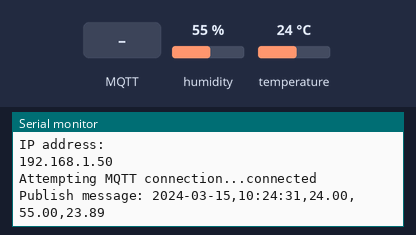
This sketch was run on a simulated ESP8266 (NodeMCU). On the bench: the last lines printed to the serial monitor. Inputs (shaded band) come from the test bench; at power-on: humidity 55 %, temperature 24 °C. WiFi joins after 1.5 s; servers stay silent unless stated; the local clock reads 2024-03-15 10:24:30 at power-on unless the sketch sets it; no MQTT or app messages arrive unless stated.

Above: at 2.7 s.
2.8 s: MQTT message "1" arrives on the first subscribed topic
13.0 s: MQTT message "on" arrives on the first subscribed topic
23.0 s: MQTT message "off" arrives on the first subscribed topic
33.0 s: humidity set to 22 %
At 34.1 s:
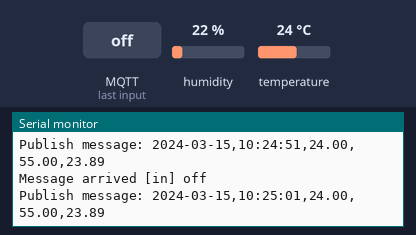
38.0 s: temperature set to 12 °C
At 42.7 s:
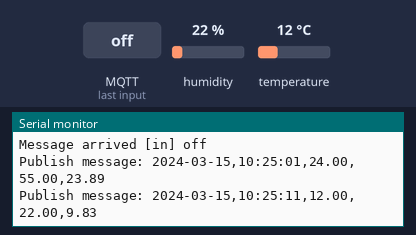
43.0 s: humidity set to 40 %
Timing chart, 0 to 46.0 s (numbered marks = the images above; inputs shaded):
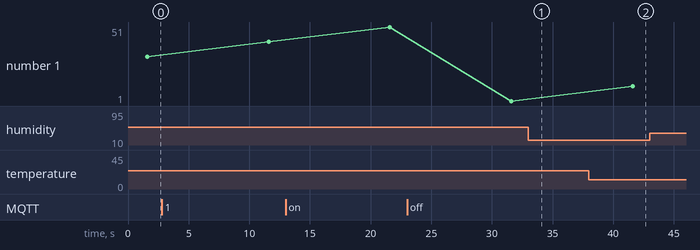

Measured:
- after the input at 38.0 s, the serial monitor: prints a new line after 3.6 s (image 2)

The sketch:

mqtt_ntp_dht.ino
```cpp
#include <ESP8266WiFi.h>
#include <time.h>                       // time() ctime()
#include <sys/time.h>                   // struct timeval
#include <coredecls.h>                  // settimeofday_cb()
#include <PubSubClient.h>
#include <DHTesp.h>

#define TZ              -5      // (utc+) TZ in hours
#define DST_MN           0      // use 60mn for summer time in some countries

#define RTC_TEST     1510592825 // 1510592825 = Monday 13 November 2017 17:07:05 UTC

#define TZ_MN           ((TZ)*60)
#define TZ_SEC          ((TZ)*3600)
#define DST_SEC         ((DST_MN)*60)

#define DHT_PORT        2

// Update these with values suitable for your network.
const char* ssid = "";
const char* password = "";

// MQTT settings
const char* mqtt_server = "";
const int   mqtt_port = 12051;
const char* mqtt_user = "";
const char* mqtt_password = "";
const char* mqtt_in_topic = "in";
const char* mqtt_out_topic = "out";

WiFiClient espClient;
PubSubClient client(espClient);

DHTesp* dht;

// Time NTP variables
timeval cbtime;           // time set in callback
bool cbtime_set = false;

void time_is_set(void) {
  gettimeofday(&cbtime, NULL);
  cbtime_set = true;
  Serial.println("------------------ settimeofday() was called ------------------");
}

void setup() {
  // Config the NTP
  configTime(TZ_SEC, DST_SEC, "pool.ntp.org");

  // Initialize the BUILTIN_LED pin as an output
  //pinMode(BUILTIN_LED, OUTPUT);

  Serial.begin(115200);

  setup_wifi();

  client.setServer(mqtt_server, mqtt_port);
  client.setCallback(callback);

  settimeofday_cb(time_is_set);

  dht = new DHTesp();

  dht->setup(DHT_PORT, DHTesp::DHT22);
}

void setup_wifi() {

  delay(10);
  // We start by connecting to a WiFi network
  Serial.println();
  Serial.print("Connecting to ");
  Serial.println(ssid);

  WiFi.mode(WIFI_STA);
  WiFi.begin(ssid, password);

  while (WiFi.status() != WL_CONNECTED) {
    delay(500);
    Serial.print(".");
  }

  Serial.println("");
  Serial.println("WiFi connected");
  Serial.println("IP address: ");
  Serial.println(WiFi.localIP());
}

void callback(char* topic, byte* payload, unsigned int length) {
  Serial.print("Message arrived [");
  Serial.print(topic);
  Serial.print("] ");
  for (int i = 0; i < length; i++) {
    Serial.print((char)payload[i]);
  }
  Serial.println();

  // Switch on the LED if an 1 was received as first character
  if ((char)payload[0] == '1') {
    digitalWrite(BUILTIN_LED, LOW);   // Turn the LED on (Note that LOW is the voltage level
    // but actually the LED is on; this is because
    // it is acive low on the ESP-01)
  } else {
    digitalWrite(BUILTIN_LED, HIGH);  // Turn the LED off by making the voltage HIGH
  }

}

void reconnect() {
  // Loop until we're reconnected
  while (!client.connected()) {
    Serial.print("Attempting MQTT connection...");
    // Attempt to connect
    if (client.connect("ESP8266Client", mqtt_user, mqtt_password)) {
      Serial.println("connected");
      // Once connected, publish an announcement...
      client.publish(mqtt_out_topic, "hello world");
      // ... and resubscribe
      client.subscribe(mqtt_in_topic);
    } else {
      Serial.print("failed, rc=");
      Serial.print(client.state());
      Serial.println(" try again in 5 seconds");
      // Wait 5 seconds before retrying
      delay(5000);
    }
  }
}

void loop() {

  if (!client.connected()) {
    reconnect();
  }

  client.loop();


  TempAndHumidity newValues = dht->getTempAndHumidity();
  // Check if any reads failed and exit early (to try again).
  if (dht->getStatus() != 0) {
    Serial.println("DHT22 estado: " + String(dht->getStatusString()));
    delay(2000);
    return;
  }

  float heatIndex = dht->computeHeatIndex(newValues.temperature, newValues.humidity);

  std::string msg = getDate() + ',' + getTime();

  char str[6];

  snprintf(str, sizeof(str), "%02.2f", newValues.temperature);
  msg += ',' + std::string(str);

  snprintf(str, sizeof(str), "%02.2f", newValues.humidity);
  msg += ',' + std::string(str);

  snprintf(str, sizeof(str), "%02.2f", heatIndex);
  msg += ',' + std::string(str);

  Serial.print("Publish message: ");
  Serial.println(msg.c_str());
  client.publish(mqtt_out_topic, msg.c_str());


  delay(10000);
}

std::string getDate() {
  time_t now;
  now = time(nullptr);

  // 2019-04-02
  char buffer[11];
  struct tm* curr_tm;

  curr_tm = localtime(&now);
  strftime(buffer, sizeof(buffer), "%F", curr_tm);

  return std::string(buffer);
}

std::string getTime() {
  time_t now;
  now = time(nullptr);

  // 20:55:29
  char buffer[9];
  struct tm* curr_tm;

  curr_tm = localtime(&now);
  strftime(buffer, sizeof(buffer), "%T", curr_tm);

  return std::string(buffer);
}

std::string getTimestamp() {


  return getDate() + " " + getTime();
}
```
